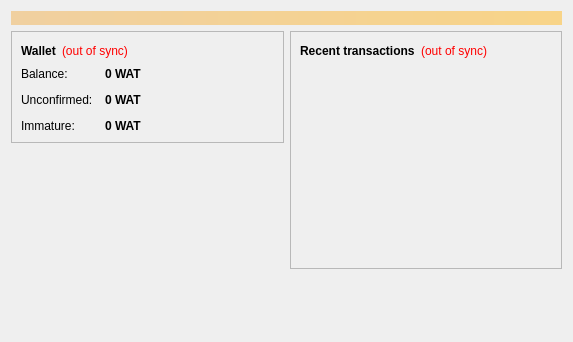
<?xml version="1.0" encoding="UTF-8"?>
<ui version="4.0">
 <class>OverviewPage</class>
 <widget class="QWidget" name="OverviewPage">
  <property name="geometry">
   <rect>
    <x>0</x>
    <y>0</y>
    <width>573</width>
    <height>342</height>
   </rect>
  </property>
  <property name="windowTitle">
   <string>Form</string>
  </property>
  <layout class="QVBoxLayout" name="topLayout">
   <item>
    <widget class="QLabel" name="labelAlerts">
     <property name="visible">
      <bool>false</bool>
     </property>
     <property name="styleSheet">
      <string notr="true">background-color: qlineargradient(x1: 0, y1: 0, x2: 1, y2: 0, stop:0 #F0D0A0, stop:1 #F8D488); color:#000000;</string>
     </property>
     <property name="wordWrap">
      <bool>true</bool>
     </property>
     <property name="margin">
      <number>3</number>
     </property>
    </widget>
   </item>
   <item>
    <layout class="QHBoxLayout" name="horizontalLayout" stretch="1,1">
     <item>
      <layout class="QVBoxLayout" name="verticalLayout_2">
       <item>
        <widget class="QFrame" name="frame">
         <property name="frameShape">
          <enum>QFrame::StyledPanel</enum>
         </property>
         <property name="frameShadow">
          <enum>QFrame::Raised</enum>
         </property>
         <layout class="QVBoxLayout" name="verticalLayout_4">
          <item>
           <layout class="QHBoxLayout" name="horizontalLayout_4">
            <item>
             <widget class="QLabel" name="label_5">
              <property name="font">
               <font>
                <weight>75</weight>
                <bold>true</bold>
               </font>
              </property>
              <property name="text">
               <string>Wallet</string>
              </property>
             </widget>
            </item>
            <item>
             <widget class="QLabel" name="labelWalletStatus">
              <property name="toolTip">
               <string>The displayed information may be out of date. Your wallet automatically synchronizes with the WatCoin network after a connection is established, but this process has not completed yet.</string>
              </property>
              <property name="styleSheet">
               <string notr="true">QLabel { color: red; }</string>
              </property>
              <property name="text">
               <string notr="true">(out of sync)</string>
              </property>
              <property name="alignment">
               <set>Qt::AlignLeading|Qt::AlignLeft|Qt::AlignVCenter</set>
              </property>
             </widget>
            </item>
            <item>
             <spacer name="horizontalSpacer_2">
              <property name="orientation">
               <enum>Qt::Horizontal</enum>
              </property>
              <property name="sizeHint" stdset="0">
               <size>
                <width>40</width>
                <height>20</height>
               </size>
              </property>
             </spacer>
            </item>
           </layout>
          </item>
          <item>
           <layout class="QFormLayout" name="formLayout_2">
            <property name="fieldGrowthPolicy">
             <enum>QFormLayout::AllNonFixedFieldsGrow</enum>
            </property>
            <property name="horizontalSpacing">
             <number>12</number>
            </property>
            <property name="verticalSpacing">
             <number>12</number>
            </property>
            <item row="0" column="0">
             <widget class="QLabel" name="label">
              <property name="text">
               <string>Balance:</string>
              </property>
             </widget>
            </item>
            <item row="0" column="1">
             <widget class="QLabel" name="labelBalance">
              <property name="font">
               <font>
                <weight>75</weight>
                <bold>true</bold>
               </font>
              </property>
              <property name="cursor">
               <cursorShape>IBeamCursor</cursorShape>
              </property>
              <property name="toolTip">
               <string>Your current balance</string>
              </property>
              <property name="text">
               <string notr="true">0 WAT</string>
              </property>
              <property name="textInteractionFlags">
               <set>Qt::LinksAccessibleByMouse|Qt::TextSelectableByKeyboard|Qt::TextSelectableByMouse</set>
              </property>
             </widget>
            </item>
            <item row="1" column="0">
             <widget class="QLabel" name="label_3">
              <property name="text">
               <string>Unconfirmed:</string>
              </property>
             </widget>
            </item>
            <item row="1" column="1">
             <widget class="QLabel" name="labelUnconfirmed">
              <property name="font">
               <font>
                <weight>75</weight>
                <bold>true</bold>
               </font>
              </property>
              <property name="cursor">
               <cursorShape>IBeamCursor</cursorShape>
              </property>
              <property name="toolTip">
               <string>Total of transactions that have yet to be confirmed, and do not yet count toward the current balance</string>
              </property>
              <property name="text">
               <string notr="true">0 WAT</string>
              </property>
              <property name="textInteractionFlags">
               <set>Qt::LinksAccessibleByMouse|Qt::TextSelectableByKeyboard|Qt::TextSelectableByMouse</set>
              </property>
             </widget>
            </item>
            <item row="2" column="0">
             <widget class="QLabel" name="labelImmatureText">
              <property name="text">
               <string>Immature:</string>
              </property>
             </widget>
            </item>
            <item row="2" column="1">
             <widget class="QLabel" name="labelImmature">
              <property name="font">
               <font>
                <weight>75</weight>
                <bold>true</bold>
               </font>
              </property>
              <property name="toolTip">
               <string>Mined balance that has not yet matured</string>
              </property>
              <property name="text">
               <string notr="true">0 WAT</string>
              </property>
              <property name="textInteractionFlags">
               <set>Qt::LinksAccessibleByMouse|Qt::TextSelectableByKeyboard|Qt::TextSelectableByMouse</set>
              </property>
             </widget>
            </item>
           </layout>
          </item>
         </layout>
        </widget>
       </item>
       <item>
        <spacer name="verticalSpacer">
         <property name="orientation">
          <enum>Qt::Vertical</enum>
         </property>
         <property name="sizeHint" stdset="0">
          <size>
           <width>20</width>
           <height>40</height>
          </size>
         </property>
        </spacer>
       </item>
      </layout>
     </item>
     <item>
      <layout class="QVBoxLayout" name="verticalLayout_3">
       <item>
        <widget class="QFrame" name="frame_2">
         <property name="frameShape">
          <enum>QFrame::StyledPanel</enum>
         </property>
         <property name="frameShadow">
          <enum>QFrame::Raised</enum>
         </property>
         <layout class="QVBoxLayout" name="verticalLayout">
          <item>
           <layout class="QHBoxLayout" name="horizontalLayout_2">
            <item>
             <widget class="QLabel" name="label_4">
              <property name="text">
               <string>&lt;b&gt;Recent transactions&lt;/b&gt;</string>
              </property>
             </widget>
            </item>
            <item>
             <widget class="QLabel" name="labelTransactionsStatus">
              <property name="toolTip">
               <string>The displayed information may be out of date. Your wallet automatically synchronizes with the WatCoin network after a connection is established, but this process has not completed yet.</string>
              </property>
              <property name="styleSheet">
               <string notr="true">QLabel { color: red; }</string>
              </property>
              <property name="text">
               <string notr="true">(out of sync)</string>
              </property>
              <property name="alignment">
               <set>Qt::AlignRight|Qt::AlignTrailing|Qt::AlignVCenter</set>
              </property>
             </widget>
            </item>
            <item>
             <spacer name="horizontalSpacer">
              <property name="orientation">
               <enum>Qt::Horizontal</enum>
              </property>
              <property name="sizeHint" stdset="0">
               <size>
                <width>40</width>
                <height>20</height>
               </size>
              </property>
             </spacer>
            </item>
           </layout>
          </item>
          <item>
           <widget class="QListView" name="listTransactions">
            <property name="styleSheet">
             <string notr="true">QListView { background: transparent; }</string>
            </property>
            <property name="frameShape">
             <enum>QFrame::NoFrame</enum>
            </property>
            <property name="verticalScrollBarPolicy">
             <enum>Qt::ScrollBarAlwaysOff</enum>
            </property>
            <property name="horizontalScrollBarPolicy">
             <enum>Qt::ScrollBarAlwaysOff</enum>
            </property>
            <property name="selectionMode">
             <enum>QAbstractItemView::NoSelection</enum>
            </property>
           </widget>
          </item>
         </layout>
        </widget>
       </item>
       <item>
        <spacer name="verticalSpacer_2">
         <property name="orientation">
          <enum>Qt::Vertical</enum>
         </property>
         <property name="sizeHint" stdset="0">
          <size>
           <width>20</width>
           <height>40</height>
          </size>
         </property>
        </spacer>
       </item>
      </layout>
     </item>
    </layout>
   </item>
  </layout>
 </widget>
 <resources/>
 <connections/>
</ui>
